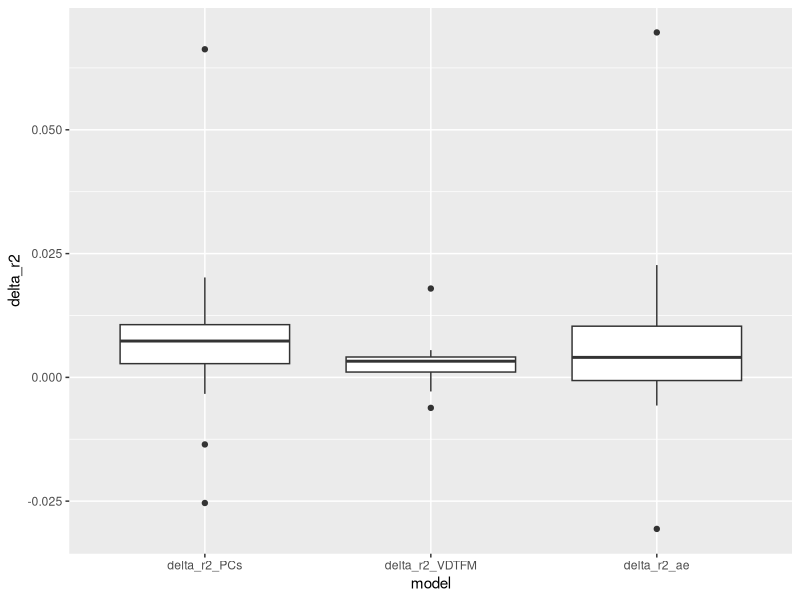

Reproduce this figure in R.
full_pc <- c(0.0738557266924763,
            0.06335943377285258,
            0.15838938055643445,
            0.06574480615215172,
            0.07209086040263613,
            0.23926958420413674,
            0.03424208981595071,
            0.037165424556822195,
            0.07458946660727934,
            0.04400908449388716,
            0.10139357423983593,
            0.07632256735930056,
            0.04213024438508183,
            0.0766729945279408,
            0.10131197174963391,
            0.12168236740879165,
            0.052673814821299444,
            0.03148763833638952,
            0.02686349851918292,
            0.1872927107800621,
            0.23772777865711017,
            0.09966844827576789)
null_pc <- c(0.05547411847805595,
            0.04916604231492853,
            0.15340684986207015,
            0.05586691687216059,
            0.06371282488203746,
            0.26464103937426736,
            0.026524084666297153,
            0.040320048088486354,
            0.06255681718750891,
            0.03776247395290339,
            0.09681803509185204,
            0.06692177771729418,
            0.03875311938352932,
            0.0741571890252567,
            0.09874209057137519,
            0.12501392540943732,
            0.041843191187326274,
            0.021393411040266232,
            0.019905021599635125,
            0.20083844245275395,
            0.17146477224945525,
            0.07948632573010742)

full_ae = c(0.07060513532954955,
            0.051304144740841204,
            0.16411837759958517,
            0.06104515760009391,
            0.07538094621435412,
            0.2340343870831338,
            0.031147500636951136,
            0.03852944626907156,
            0.07011120176946481,
            0.04121304589082777,
            0.09512884967649272,
            0.0761329963633753,
            0.039190102734834045,
            0.07164400785337298,
            0.09922152246610177,
            0.12403393243471643,
            0.056375814565248844,
            0.021772783122969704,
            0.02867456530828251,
            0.19515433152050488,
            0.2411299564744607,
            0.10216725545909223)

null_ae = c(0.05547411847805595,
            0.04916604231492853,
            0.15340684986207015,
            0.05586691687216059,
            0.06371282488203746,
            0.26464103937426736,
            0.026524084666297153,
            0.040320048088486354,
            0.06255681718750891,
            0.03776247395290339,
            0.09681803509185204,
            0.06692177771729418,
            0.03875311938352932,
            0.0741571890252567,
            0.09874209057137519,
            0.12501392540943732,
            0.041843191187326274,
            0.021393411040266232,
            0.019905021599635125,
            0.20083844245275395,
            0.17146477224945525,
            0.07948632573010742
            )

full_m = c(0.056228248562778076,
           0.06112837284561189,
           0.15332082500750452,
           0.05418669410057559,
           0.07170411653150535,
           0.2440530545940647,
           0.03337839356358375,
           0.059009452790965984,
           0.06984381117828015,
           0.04398162397373534,
           0.08661495139266683,
           0.05682642556812403,
           0.04450119820184725,
           0.061408385003926015,
           0.10368603397784258,
           0.12765380782900745,
           0.04326566664247869,
           0.0218358498661237,
           0.022296050269558648,
           0.18591790900079724,
           0.20726879017305644,
           0.0764372491284498)


null_m = c(0.050890576471921536,
           0.05711693908062715,
           0.14782267266432095,
           0.05004242490720806,
           0.06768054532952589,
           0.25021574435281363,
           0.03134311979922881,
           0.0562822144438549,
           0.0652443020450793,
           0.04498096818431395,
           0.08536941610466327,
           0.05615477527958596,
           0.04348273617651961,
           0.06425014764980153,
           0.09926621226296625,
           0.12409022551081154,
           0.041368159383121376,
           0.0182489536012524,
           0.01933164349118164,
           0.18627130447765816,
           0.18932609113169796,
           0.07286963402842997)



library(ggplot2)
library(data.table)
data_table <- data.frame(
  delta_r2_PCs = full_pc-null_pc ,
  delta_r2_VDTFM = full_m - null_m,
  delta_r2_ae = full_ae - null_ae
)
data_table = data.table(data_table)
data_table = melt(data_table, measure.vars=c("delta_r2_PCs","delta_r2_VDTFM","delta_r2_ae"), variable.name="model", value.name = "delta_r2")
ggplot(data_table, aes(model, delta_r2)) + geom_boxplot()

